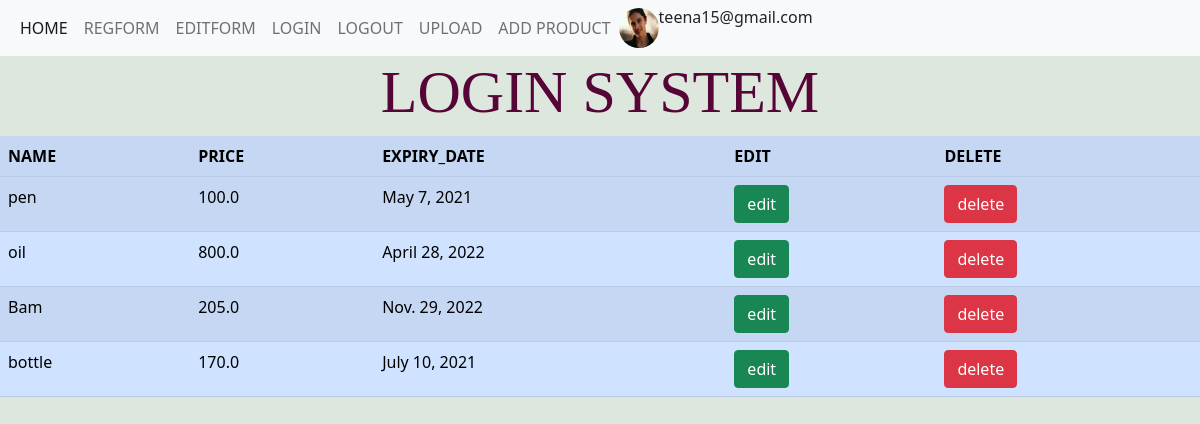
Screenshot of / (signed in) with the database file from the repository.
### picuploading/models.py (models this page shows, shortened)
class Profilepic(models.Model):
    profile=models.FileField(upload_to="Profilepictures" ,max_length=300)
    user=models.ForeignKey(User,on_delete=models.CASCADE)

class Product1(models.Model):
    expirydate=models.DateField(max_length=50,null=True,blank=True)
    product=models.ForeignKey(Product,on_delete=models.CASCADE)

class Product(models.Model):
    name=models.CharField(max_length=50,unique=True,null=True,blank=True)
    price=models.FloatField(max_length=5,null=True,blank=True)

### picuploading/views.py (the view)
# urls.py: path('',v.index,name="homepage"),
@login_required(login_url='loginform/')
def index(request):
    data=Product1.objects.all()
    img=Profilepic.objects.get(user=request.user)
    return render(request,"index.html",{'img':img,'obj':data})

### picuploading/templates/index.html (shortened to what this page needs)
{% extends 'base.html' %}
    {% block content %}
    <h1
        style="color: rgb(85, 5, 54); font-size:60px;font-family: Georgia, 'Times New Roman', Times, serif; text-align: center;">
        LOGIN SYSTEM</h1>
    <table class='table table-primary table-striped'>
        <tr>
            <th>NAME</th>
            <th>PRICE</th>
            <th>EXPIRY_DATE</th>
            <th>EDIT</th>
            <th>DELETE</th>
        </tr>
        <tr>
            {% for i in obj %}
        <tr>
            <td>{{i.product.name}}</td>
            <td>{{i.product.price}}</td>
            <td>{{i.expirydate}}</td>
            <td><a class="btn btn-success" href="{%url 'updatepage' i.id %}">edit</a></td>
            <td><a class="btn btn-danger" href="{%url 'deletepage' i.id %}">delete</a></td>
        </tr>
        {% endfor %}
        </tr>
        {% endblock content %}

### picuploading/templates/base.html (shortened to what this page needs)
<!DOCTYPE html>
<html lang='en'>
<head>
    <link href="https://cdn.jsdelivr.net/npm/bootstrap@5.0.0-beta2/dist/css/bootstrap.min.css" rel="stylesheet"
>
</head>
<body style="background-color: rgb(222, 231, 222);">
    <nav class="navbar navbar-expand-lg navbar-light bg-light">
        <div class="container-fluid">
            <div class="collapse navbar-collapse" id="navbarNavAltMarkup">
                <div class="navbar-nav">
                    <a class="nav-item nav-link active" aria-current="page" href="{% url 'homepage' %}">HOME</a>
                    <a class="nav-item nav-link" href="{% url 'regformpage' %}">REGFORM</a>
                    <a class="nav-item nav-link" href="{% url 'editformpage' %}">EDITFORM</a>
                    <a class="nav-item nav-link" href="{% url 'loginformpage' %}">LOGIN</a>
                    <a class="nav-item nav-link" href="{% url 'logoutformpage' %}">LOGOUT</a>
                    <a class="nav-item nav-link" href="{% url 'uploadformpage' %}">UPLOAD</a>
                    <a class="nav-item nav-link" href="{% url 'addproductpage' %}">ADD PRODUCT</a>
                    <li class="nav-item profilepic">
                        <img src="{{img.profile.url}}" class="rounded-circle article-img" alt="image not found"
                            height="40" width="40">
                    </li>
                    <h6>{{request.user}}</h6>
                </div>
            </div>
        </div>
    </nav>
    <div>
        {% block content %}
        {% endblock content %}
    </div>
</body>
</html>

### rows the page displays
Profilepic: profile (picture)
Product1: product.name "pen", product.price "100.0", expirydate "May 7, 2021"
Product1: product.name "oil", product.price "800.0", expirydate "April 28, 2022"
Product1: product.name "Bam", product.price "205.0", expirydate "Nov. 29, 2022"
Product1: product.name "bottle", product.price "170.0", expirydate "July 10, 2021"

### other values shown
{{ request.user }} "teena15@gmail.com"
